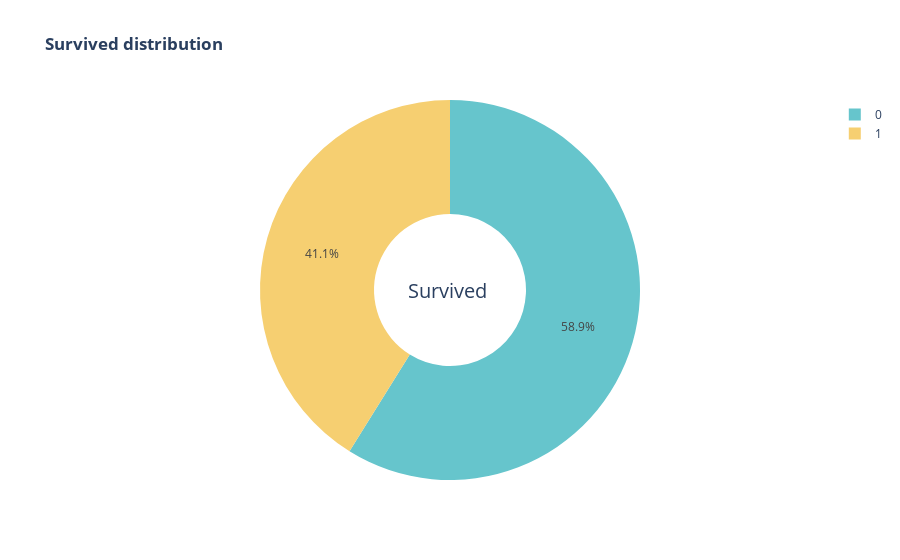

This figure's notebook cell:
### Code cell
fig = px.pie(df , names='Survived' ,
       title = '<b>Survived distribution </b>' ,
       color_discrete_sequence= px.colors.qualitative.Pastel,
       hole = 0.4
       )
fig.update_layout(annotations = [dict(text = 'Survived ',font_size= 20 , x=0.5 ,y=0.5 , showarrow = False)])
fig.show()

### Figure 1 — Plotly figure (JSON) as saved in the notebook; plotly's stock layout.template omitted (floating-point values rounded to 4 significant figures; data arrays with more than 128 entries replaced by an {"elided": "..."} marker saying what was removed)
{"data": [{"domain": {"x": [0, 1], "y": [0, 1]}, "hole": 0.4, "hovertemplate": "Survived=%{label}<extra></extra>", "labels": {"elided": "778 int values"}, "legendgroup": "", "name": "", "showlegend": true, "type": "pie"}], "layout": {"annotations": [{"font": {"size": 20}, "showarrow": false, "text": "Survived ", "x": 0.5, "y": 0.5}], "legend": {"tracegroupgap": 0}, "piecolorway": ["rgb(102, 197, 204)", "rgb(246, 207, 113)", "rgb(248, 156, 116)", "rgb(220, 176, 242)", "rgb(135, 197, 95)", "rgb(158, 185, 243)", "rgb(254, 136, 177)", "rgb(201, 219, 116)", "rgb(139, 224, 164)", "rgb(180, 151, 231)", "rgb(179, 179, 179)"], "title": {"text": "<b>Survived distribution </b>"}}}
